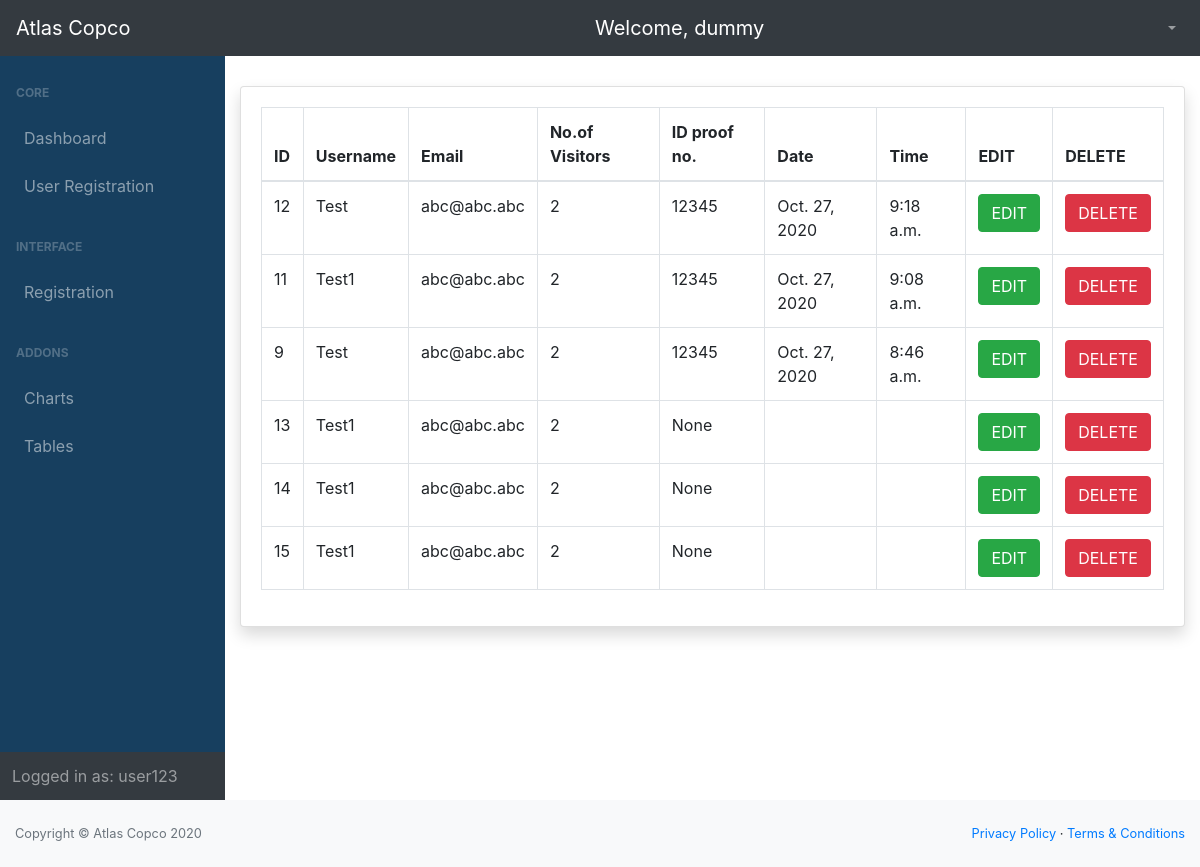
Before: /allvisitors/ (signed in) with the older database file.
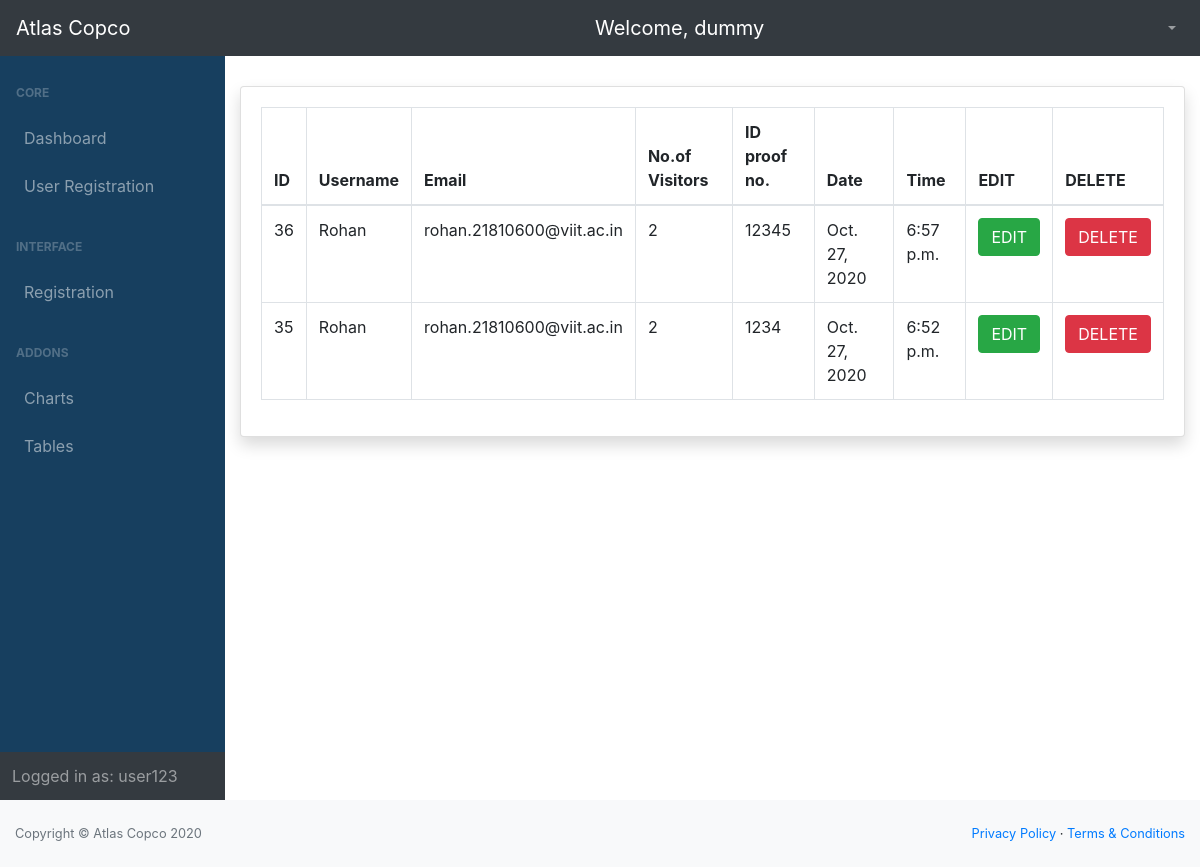
After: the same page with the newer database file.
### entry/models.py (models this page shows, shortened)
class Visitor(models.Model):
    name = models.CharField(verbose_name='Name', max_length=200, validators=[
        MinLengthValidator(2, 'Minimum 2 Characters are required')])  # name of the visitor
    purpose = models.CharField(verbose_name='Purpose', max_length=200, validators=[
        MinLengthValidator(4, 'Minimum 4 characters are required')])  # purpose of visit
    mobile = models.IntegerField(verbose_name='Mobile number')  # mobile no. of the visitor
    email = models.EmailField(verbose_name='Email', validators=[EmailValidator()])  # email address of the visitor
    no_of_people = models.IntegerField(verbose_name='No of people')  # no. of visitors
    photo_id_number = models.CharField(verbose_name='Photo Id Number', max_length=20, null=True, blank=True)
    photo_id = models.ImageField(verbose_name='Photo Id', upload_to='media/photo_id', null=True, blank=True)
    in_time = models.DateTimeField(verbose_name='Visit In time', null=True, blank=True)  # in time of the visitor, added automatically
    out_time = models.DateTimeField(verbose_name='Visit Out Time', null=True, blank=True)  # out time of the visitor added automatically
    token = models.CharField(verbose_name='Token', max_length=200, null=True, blank=True)  # token(autogenerated)
    qrcode = models.ImageField(verbose_name='QR Code', upload_to='media/qrcodes', null=True, blank=True)  # qr code generated from the token
    user = models.ForeignKey(Employee, verbose_name='Employee to visit', on_delete=models.PROTECT)  # link to the User table, to store which user allowed the entry

### home/views.py (the view)
# urls.py: path('allvisitors/', views.AllVisitorsListView.as_view(), name='all-visitors'),
class AllVisitorsListView(LoginRequiredMixin, ListView):
    def get(self, request):
        visitor_list = Visitor.objects.order_by('-in_time')
        context = {'visitor_list': visitor_list}
        return render(request, 'home/all_visitors.html', context)

### home/templates/home/all_visitors.html (shortened to what this page needs)
{% extends 'home/base.html' %}
{% block content %}
<div id="layoutSidenav_content">
    <main style="margin-top: 30px;">
        <div class="container-fluid">
            <div class="card shadow mb-4">
                <div class="card-body">
                    <div class="table-responsive">
                        <table class="table table-bordered" id="dataTable" width="100%" cellspacing="0">
                            <thead>
                                <tr>
                                    <th> ID </th>
                                    <th> Username </th>
                                    <th> Email </th>
                                    <th> No.of Visitors </th>
                                    <th> ID proof no. </th>
                                    <th> Date </th>
                                    <th> Time </th>
                                    <th> EDIT </th>
                                    <th> DELETE </th>
                                </tr>
                            </thead>
                            <tbody>
                                {% for visitor in visitor_list %}
                                    <tr>
                                        <td>{{ visitor.id }}</td>
                                        <td>{{ visitor.name }}</td>
                                        <td>{{ visitor.email }}</td>
                                        <td>{{ visitor.no_of_people }}</td>
                                        <td>{{ visitor.photo_id_number }}</td>
                                        <td>{{ visitor.in_time.date }}</td>
                                        <td>{{ visitor.in_time.time }}</td>
                                        <td>
                                            <form action="#" method="post">
                                                <button type="submit" name="edit_btn" class="btn btn-success"> EDIT</button>
                                            </form>
                                        </td>
                                        <td>
                                            <form action="" method="post">
                                                <button type="submit" name="delete_btn" class="btn btn-danger"> DELETE </button>
                                            </form>
                                        </td>
                                    </tr>
                                {% endfor %}
                            </tbody>
                        </table>
                    </div>
                </div>
            </div>
        </div>
    </main>
</div>
{% endblock content %}

Changed rows visible on the page:
removed Visitor: id "12", name "Test", email "abc@abc.abc", no_of_people "2", photo_id_number "12345", in_time "Oct. 27, 2020", in_time.time "9:18 a.m."
removed Visitor: id "11", name "Test1", email "abc@abc.abc", no_of_people "2", photo_id_number "12345", in_time "Oct. 27, 2020", in_time.time "9:08 a.m."
removed Visitor: id "9", name "Test", email "abc@abc.abc", no_of_people "2", photo_id_number "12345", in_time "Oct. 27, 2020", in_time.time "8:46 a.m."
removed Visitor: id "13", name "Test1", email "abc@abc.abc", no_of_people "2", photo_id_number "None"
removed Visitor: id "14", name "Test1", email "abc@abc.abc", no_of_people "2", photo_id_number "None"
removed Visitor: id "15", name "Test1", email "abc@abc.abc", no_of_people "2", photo_id_number "None"
added Visitor: id "36", name "Rohan", email "rohan.21810600@viit.ac.in", no_of_people "2", photo_id_number "12345", in_time "Oct. 27, 2020", in_time.time "6:57 p.m."
added Visitor: id "35", name "Rohan", email "rohan.21810600@viit.ac.in", no_of_people "2", photo_id_number "1234", in_time "Oct. 27, 2020", in_time.time "6:52 p.m."
